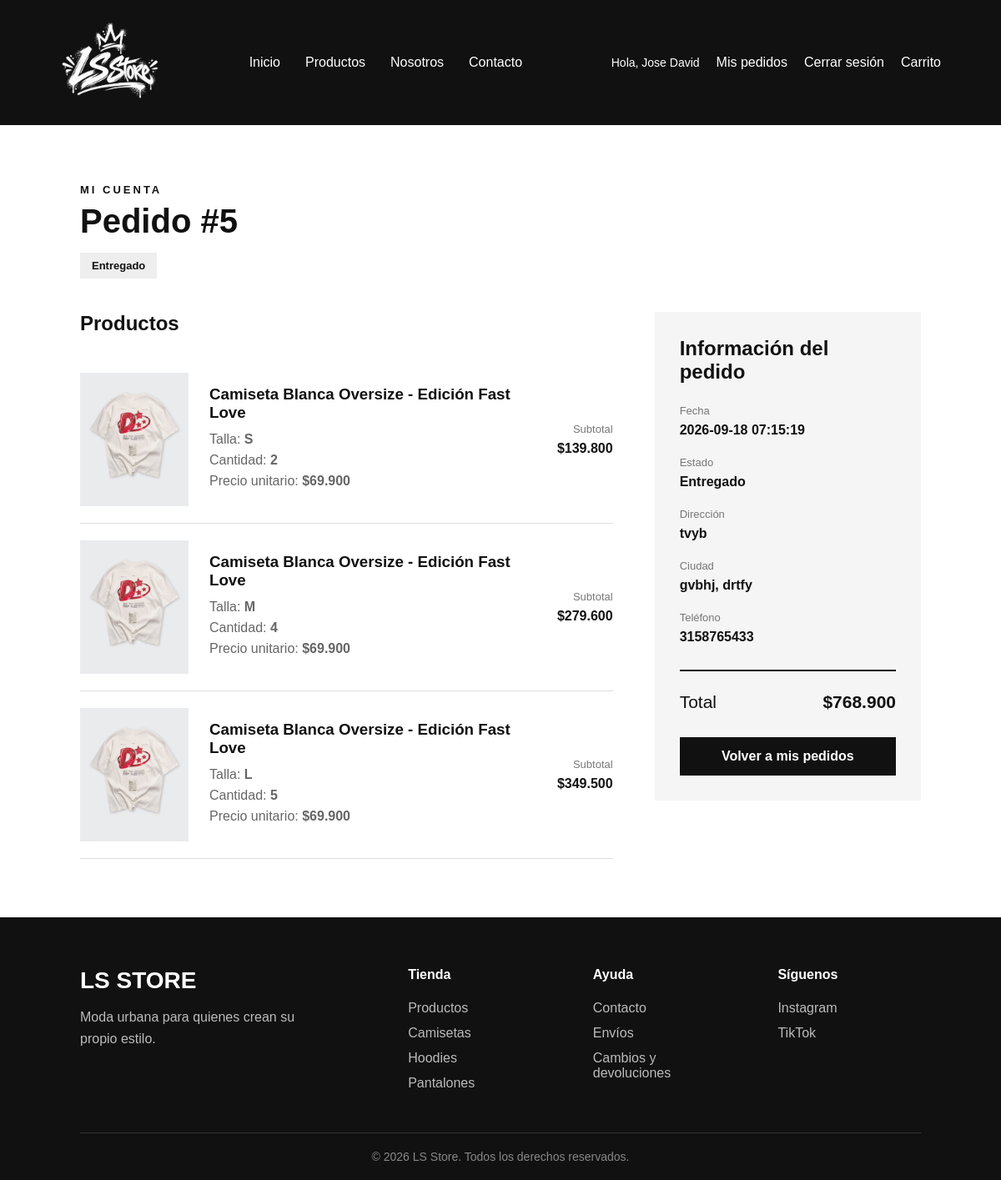
The page /cuenta/pedido.php?id=5 (signed in) on the database its author committed.
### tables this page shows
CREATE TABLE `pedidos` (
  `id` int(11) NOT NULL,
  `usuario_id` int(11) NOT NULL,
  `total` decimal(10,2) NOT NULL,
  `direccion` varchar(255) NOT NULL,
  `ciudad` varchar(100) NOT NULL,
  `departamento` varchar(100) NOT NULL,
  `telefono` varchar(20) NOT NULL,
  `estado` varchar(30) NOT NULL,
  `fecha_pedido` timestamp NOT NULL DEFAULT current_timestamp()
);

CREATE TABLE `detalle_pedido` (
  `id` int(11) NOT NULL,
  `pedido_id` int(11) NOT NULL,
  `producto_id` int(11) NOT NULL,
  `talla` varchar(10) NOT NULL,
  `cantidad` int(11) NOT NULL,
  `precio_unitario` decimal(10,2) NOT NULL,
  `subtotal` decimal(10,2) NOT NULL
);

CREATE TABLE `productos` (
  `id` int(11) NOT NULL,
  `categoria_id` int(11) NOT NULL,
  `nombre` varchar(150) NOT NULL,
  `descripcion` text NOT NULL,
  `precio` decimal(10,2) NOT NULL,
  `imagen` varchar(255) DEFAULT NULL,
  `color` varchar(50) DEFAULT NULL,
  `estado` varchar(20) NOT NULL,
  `fecha_creacion` timestamp NOT NULL DEFAULT current_timestamp()
);

### cuenta/pedido.php (the view, shortened to what this page needs)
<?php
require_once "../config/conexion.php";
$id_pedido = filter_input(
    INPUT_GET,
    "id",
    FILTER_VALIDATE_INT
);
$usuario_id = (int) $_SESSION["user_id"];
$sql_pedido = "
    SELECT
        id,
        total,
        direccion,
        ciudad,
        departamento,
        telefono,
        estado,
        fecha_pedido
    FROM pedidos
    WHERE id = ?
    AND usuario_id = ?
    LIMIT 1
";
$stmt_pedido = $conexion->prepare($sql_pedido);
$stmt_pedido->bind_param(
    "ii",
    $id_pedido,
    $usuario_id
);
$stmt_pedido->execute();
$resultado_pedido =
    $stmt_pedido->get_result();
$pedido =
    $resultado_pedido->fetch_assoc();
$sql_detalles = "
    SELECT
        detalle_pedido.producto_id,
        detalle_pedido.talla,
        detalle_pedido.cantidad,
        detalle_pedido.precio_unitario,
        detalle_pedido.subtotal,
        productos.nombre,
        productos.imagen
    FROM detalle_pedido
    INNER JOIN productos
        ON detalle_pedido.producto_id = productos.id
    WHERE detalle_pedido.pedido_id = ?
    ORDER BY detalle_pedido.id ASC
";
$stmt_detalles =
    $conexion->prepare($sql_detalles);
$stmt_detalles->bind_param(
    "i",
    $id_pedido
);
$stmt_detalles->execute();
$resultado_detalles =
    $stmt_detalles->get_result();
?>
<!DOCTYPE html>
<html lang="es">
<head>
    <link
        rel="stylesheet"
        href="../assets/css/style.css"
    >
</head>
<body>
<?php
require_once dirname(__DIR__) . "/includes/header.php";
?>
<main class="detalle-pedido">
    <div class="detalle-pedido-titulo">
        <p>MI CUENTA</p>
        <h1>
            Pedido #<?php echo (int) $pedido["id"]; ?>
        </h1>
        <span class="estado-pedido">
            <?php
                echo htmlspecialchars(
                    ucfirst($pedido["estado"])
                );
            ?>
        </span>
    </div>
    <div class="detalle-pedido-grid">
        <section class="pedido-productos">
            <h2>
                Productos
            </h2>
            <?php while (
                $item =
                    $resultado_detalles->fetch_assoc()
            ): ?>
                <article class="pedido-producto">
                    <img
                        src="../assets/img/<?php
                            echo htmlspecialchars(
                                $item["imagen"]
                            );
                        ?>"
                        alt="<?php
                            echo htmlspecialchars(
                                $item["nombre"]
                            );
                        ?>"
                    >
                    <div class="pedido-producto-info">
                        <h3>
                            <?php
                                echo htmlspecialchars(
                                    $item["nombre"]
                                );
                            ?>
                        </h3>
                        <p>
                            Talla:
                            <strong>
                                <?php
                                    echo htmlspecialchars(
                                        $item["talla"]
                                    );
                                ?>
                            </strong>
                        </p>
                        <p>
                            Cantidad:
                            <strong>
                                <?php
                                    echo (int)
                                        $item["cantidad"];
                                ?>
                            </strong>
                        </p>
                        <p>
                            Precio unitario:
                            <strong>
                                $<?php
                                    echo number_format(
                                        $item["precio_unitario"],
                                        0,
                                        ",",
                                        "."
                                    );
                                ?>
                            </strong>
                        </p>
                    </div>
                    <div class="pedido-producto-subtotal">
                        <span>
                            Subtotal
                        </span>
                        <strong>
                            $<?php
                                echo number_format(
                                    $item["subtotal"],
                                    0,
                                    ",",
                                    "."
                                );
                            ?>
                        </strong>
                    </div>
                </article>
            <?php endwhile; ?>
        </section>
        <aside class="pedido-resumen">
            <h2>
                Información del pedido
            </h2>
            <div class="pedido-resumen-dato">
                <span>
                    Fecha
                </span>
                <strong>
                    <?php
                        echo htmlspecialchars(
                            $pedido["fecha_pedido"]
                        );
                    ?>
                </strong>
            </div>
            <div class="pedido-resumen-dato">
                <span>
                    Estado
                </span>
                <strong>
                    <?php
                        echo htmlspecialchars(
                            ucfirst(
                                $pedido["estado"]
                            )
                        );
                    ?>
                </strong>
            </div>
            <div class="pedido-resumen-dato">
                <span>
                    Dirección
                </span>
                <strong>
                    <?php
                        echo htmlspecialchars(
                            $pedido["direccion"]
                        );
                    ?>
                </strong>
            </div>
            <div class="pedido-resumen-dato">
                <span>
                    Ciudad
                </span>
                <strong>
                    <?php
                        echo htmlspecialchars(
                            $pedido["ciudad"]
                        );
                    ?>,
                    <?php
                        echo htmlspecialchars(
                            $pedido["departamento"]
                        );
                    ?>
                </strong>
            </div>
            <div class="pedido-resumen-dato">
                <span>
                    Teléfono
                </span>
                <strong>
                    <?php
                        echo htmlspecialchars(
                            $pedido["telefono"]
                        );
                    ?>
                </strong>
            </div>
            <div class="pedido-resumen-total">
                <span>
                    Total
                </span>
                <strong>
                    $<?php
                        echo number_format(
                            $pedido["total"],
                            0,
                            ",",
                            "."
                        );
                    ?>
                </strong>
            </div>
            <a
                href="pedidos.php"
                class="btn-volver-pedidos"
            >
                Volver a mis pedidos
            </a>
        </aside>
    </div>
</main>
<?php
require_once dirname(__DIR__) . "/includes/footer.php";
?>
</body>
</html>

### assets/css/style.css (style rules this page uses)
* { margin: 0; padding: 0; box-sizing: border-box; }
html { scroll-behavior: smooth; }
body { font-family: Arial, sans-serif; background-color: #ffffff; color: #111111; }
img { max-width: 100%; }
.estado-pedido { display: inline-block; padding: 8px 14px; background-color: #eeeeee; font-size: 13px; font-weight: bold; }
.detalle-pedido { padding: 70px 8%; }
.detalle-pedido-titulo { position: relative; margin-bottom: 40px; }
.detalle-pedido-titulo > p { margin-bottom: 8px; font-size: 13px; font-weight: bold; letter-spacing: 3px; }
.detalle-pedido-titulo h1 { font-size: 40px; }
.detalle-pedido-titulo .estado-pedido { margin-top: 15px; }
.detalle-pedido-grid { display: grid; grid-template-columns: 2fr 1fr; gap: 50px; align-items: start; }
.pedido-productos h2, .pedido-resumen h2 { margin-bottom: 25px; }
.pedido-producto { display: grid; grid-template-columns: 130px 1fr auto; gap: 25px; align-items: center; padding: 20px 0; border-bottom: 1px solid #dddddd; }
.pedido-producto img { width: 130px; height: 160px; object-fit: cover; }
.pedido-producto-info h3 { margin-bottom: 12px; }
.pedido-producto-info p { margin-bottom: 7px; color: #666666; }
.pedido-producto-subtotal { display: flex; flex-direction: column; gap: 7px; text-align: right; }
.pedido-producto-subtotal span { color: #777777; font-size: 13px; }
.pedido-resumen { padding: 30px; background-color: #f5f5f5; }
.pedido-resumen-dato { display: flex; flex-direction: column; gap: 7px; margin-bottom: 22px; }
.pedido-resumen-dato span { color: #777777; font-size: 13px; }
.pedido-resumen-total { display: flex; justify-content: space-between; margin-top: 30px; padding-top: 25px; border-top: 2px solid #111111; font-size: 21px; }
.btn-volver-pedidos { display: block; margin-top: 30px; padding: 14px; background-color: #111111; color: #ffffff; text-align: center; text-decoration: none; font-weight: bold; }

### rows shown on the page
pedidos: id "5", estado "Entregado", fecha_pedido "2026-09-18 07:15:19", direccion "tvyb", ciudad "gvbhj", departamento "drtfy", telefono "3158765433", total "768.900"
detalle_pedido: producto.imagen (picture), producto.nombre "Camiseta Blanca Oversize - Edición Fast Love", talla "S", cantidad "2", precio_unitario "69.900", subtotal "139.800"
detalle_pedido: producto.imagen (picture), producto.nombre "Camiseta Blanca Oversize - Edición Fast Love", talla "M", cantidad "4", precio_unitario "69.900", subtotal "279.600"
detalle_pedido: producto.imagen (picture), producto.nombre "Camiseta Blanca Oversize - Edición Fast Love", talla "L", cantidad "5", precio_unitario "69.900", subtotal "349.500"

### other values the page prints
$_SESSION["nombres"] "Jose David"
